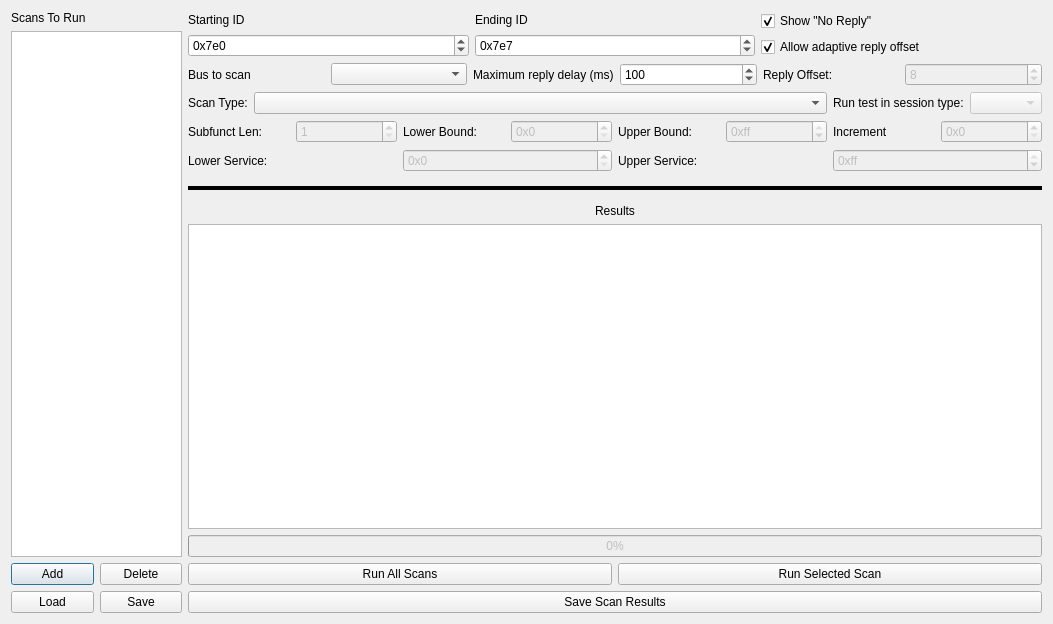
<?xml version="1.0" encoding="UTF-8"?>
<ui version="4.0">
 <class>UDSScanWindow</class>
 <widget class="QDialog" name="UDSScanWindow">
  <property name="geometry">
   <rect>
    <x>0</x>
    <y>0</y>
    <width>1053</width>
    <height>624</height>
   </rect>
  </property>
  <property name="windowTitle">
   <string>UDS Scanner</string>
  </property>
  <layout class="QHBoxLayout" name="horizontalLayout_9" stretch="1,5">
   <item>
    <layout class="QVBoxLayout" name="verticalLayout">
     <item>
      <widget class="QLabel" name="label_13">
       <property name="text">
        <string>Scans To Run</string>
       </property>
      </widget>
     </item>
     <item>
      <widget class="QListWidget" name="listScansToRun"/>
     </item>
     <item>
      <layout class="QHBoxLayout" name="horizontalLayout_11">
       <item>
        <widget class="QPushButton" name="btnAdd">
         <property name="text">
          <string>Add</string>
         </property>
        </widget>
       </item>
       <item>
        <widget class="QPushButton" name="btnDelete">
         <property name="text">
          <string>Delete</string>
         </property>
        </widget>
       </item>
      </layout>
     </item>
     <item>
      <layout class="QHBoxLayout" name="horizontalLayout_7">
       <item>
        <widget class="QPushButton" name="btnLoad">
         <property name="text">
          <string>Load</string>
         </property>
        </widget>
       </item>
       <item>
        <widget class="QPushButton" name="btnSave">
         <property name="text">
          <string>Save</string>
         </property>
        </widget>
       </item>
      </layout>
     </item>
    </layout>
   </item>
   <item>
    <layout class="QVBoxLayout" name="verticalLayout_4">
     <item>
      <layout class="QHBoxLayout" name="horizontalLayout">
       <item>
        <layout class="QVBoxLayout" name="verticalLayout_3">
         <item>
          <widget class="QLabel" name="label_4">
           <property name="text">
            <string>Starting ID</string>
           </property>
          </widget>
         </item>
         <item>
          <widget class="QSpinBox" name="spinStartID">
           <property name="prefix">
            <string>0x</string>
           </property>
           <property name="maximum">
            <number>536870911</number>
           </property>
           <property name="value">
            <number>2016</number>
           </property>
           <property name="displayIntegerBase">
            <number>16</number>
           </property>
          </widget>
         </item>
        </layout>
       </item>
       <item>
        <layout class="QVBoxLayout" name="verticalLayout_2">
         <item>
          <widget class="QLabel" name="label_3">
           <property name="text">
            <string>Ending ID</string>
           </property>
          </widget>
         </item>
         <item>
          <widget class="QSpinBox" name="spinEndID">
           <property name="prefix">
            <string>0x</string>
           </property>
           <property name="maximum">
            <number>536870911</number>
           </property>
           <property name="value">
            <number>2023</number>
           </property>
           <property name="displayIntegerBase">
            <number>16</number>
           </property>
          </widget>
         </item>
        </layout>
       </item>
       <item>
        <layout class="QVBoxLayout" name="verticalLayout_5">
         <item>
          <widget class="QCheckBox" name="ckShowNoReply">
           <property name="text">
            <string>Show &quot;No Reply&quot;</string>
           </property>
           <property name="checked">
            <bool>true</bool>
           </property>
          </widget>
         </item>
         <item>
          <widget class="QCheckBox" name="cbAllowAdaptiveOffset">
           <property name="text">
            <string>Allow adaptive reply offset</string>
           </property>
           <property name="checked">
            <bool>true</bool>
           </property>
          </widget>
         </item>
        </layout>
       </item>
      </layout>
     </item>
     <item>
      <layout class="QHBoxLayout" name="horizontalLayout_3">
       <item>
        <widget class="QLabel" name="label">
         <property name="text">
          <string>Bus to scan</string>
         </property>
        </widget>
       </item>
       <item>
        <widget class="QComboBox" name="cbBuses"/>
       </item>
       <item>
        <widget class="QLabel" name="label_7">
         <property name="text">
          <string>Maximum reply delay (ms)</string>
         </property>
        </widget>
       </item>
       <item>
        <widget class="QSpinBox" name="spinDelay">
         <property name="minimum">
          <number>50</number>
         </property>
         <property name="maximum">
          <number>10000</number>
         </property>
         <property name="singleStep">
          <number>10</number>
         </property>
         <property name="value">
          <number>100</number>
         </property>
        </widget>
       </item>
       <item>
        <widget class="QLabel" name="label_5">
         <property name="text">
          <string>Reply Offset:</string>
         </property>
        </widget>
       </item>
       <item>
        <widget class="QSpinBox" name="spinReplyOffset">
         <property name="enabled">
          <bool>false</bool>
         </property>
         <property name="minimum">
          <number>-128</number>
         </property>
         <property name="maximum">
          <number>128</number>
         </property>
         <property name="value">
          <number>8</number>
         </property>
        </widget>
       </item>
      </layout>
     </item>
     <item>
      <layout class="QHBoxLayout" name="horizontalLayout_4">
       <item>
        <widget class="QLabel" name="label_6">
         <property name="sizePolicy">
          <sizepolicy hsizetype="Minimum" vsizetype="Preferred">
           <horstretch>0</horstretch>
           <verstretch>0</verstretch>
          </sizepolicy>
         </property>
         <property name="text">
          <string>Scan Type:</string>
         </property>
        </widget>
       </item>
       <item>
        <widget class="QComboBox" name="cbScanType">
         <property name="sizePolicy">
          <sizepolicy hsizetype="Expanding" vsizetype="Fixed">
           <horstretch>0</horstretch>
           <verstretch>0</verstretch>
          </sizepolicy>
         </property>
        </widget>
       </item>
       <item>
        <widget class="QLabel" name="label_14">
         <property name="text">
          <string>Run test in session type:</string>
         </property>
        </widget>
       </item>
       <item>
        <widget class="QComboBox" name="cbSessType">
         <property name="enabled">
          <bool>false</bool>
         </property>
        </widget>
       </item>
      </layout>
     </item>
     <item>
      <layout class="QHBoxLayout" name="horizontalLayout_2"/>
     </item>
     <item>
      <layout class="QHBoxLayout" name="horizontalLayout_5">
       <item>
        <widget class="QLabel" name="label_8">
         <property name="text">
          <string>Subfunct Len:</string>
         </property>
        </widget>
       </item>
       <item>
        <widget class="QSpinBox" name="spinNumBytes">
         <property name="enabled">
          <bool>false</bool>
         </property>
         <property name="minimum">
          <number>1</number>
         </property>
         <property name="maximum">
          <number>4</number>
         </property>
         <property name="value">
          <number>1</number>
         </property>
        </widget>
       </item>
       <item>
        <widget class="QLabel" name="label_9">
         <property name="text">
          <string>Lower Bound:</string>
         </property>
        </widget>
       </item>
       <item>
        <widget class="QSpinBox" name="spinLowerSubfunc">
         <property name="enabled">
          <bool>false</bool>
         </property>
         <property name="prefix">
          <string>0x</string>
         </property>
         <property name="maximum">
          <number>255</number>
         </property>
         <property name="displayIntegerBase">
          <number>16</number>
         </property>
        </widget>
       </item>
       <item>
        <widget class="QLabel" name="label_10">
         <property name="text">
          <string>Upper Bound:</string>
         </property>
        </widget>
       </item>
       <item>
        <widget class="QSpinBox" name="spinUpperSubfunc">
         <property name="enabled">
          <bool>false</bool>
         </property>
         <property name="prefix">
          <string>0x</string>
         </property>
         <property name="maximum">
          <number>255</number>
         </property>
         <property name="value">
          <number>255</number>
         </property>
         <property name="displayIntegerBase">
          <number>16</number>
         </property>
        </widget>
       </item>
       <item>
        <widget class="QLabel" name="label_15">
         <property name="text">
          <string>Increment</string>
         </property>
        </widget>
       </item>
       <item>
        <widget class="QSpinBox" name="spinIncrement">
         <property name="enabled">
          <bool>false</bool>
         </property>
         <property name="prefix">
          <string>0x</string>
         </property>
         <property name="maximum">
          <number>1024</number>
         </property>
         <property name="singleStep">
          <number>1</number>
         </property>
         <property name="displayIntegerBase">
          <number>16</number>
         </property>
        </widget>
       </item>
      </layout>
     </item>
     <item>
      <layout class="QHBoxLayout" name="horizontalLayout_6">
       <item>
        <widget class="QLabel" name="label_11">
         <property name="text">
          <string>Lower Service:</string>
         </property>
        </widget>
       </item>
       <item>
        <widget class="QSpinBox" name="spinLowerService">
         <property name="enabled">
          <bool>false</bool>
         </property>
         <property name="prefix">
          <string>0x</string>
         </property>
         <property name="maximum">
          <number>255</number>
         </property>
         <property name="displayIntegerBase">
          <number>16</number>
         </property>
        </widget>
       </item>
       <item>
        <widget class="QLabel" name="label_12">
         <property name="text">
          <string>Upper Service:</string>
         </property>
        </widget>
       </item>
       <item>
        <widget class="QSpinBox" name="spinUpperService">
         <property name="enabled">
          <bool>false</bool>
         </property>
         <property name="prefix">
          <string>0x</string>
         </property>
         <property name="maximum">
          <number>255</number>
         </property>
         <property name="value">
          <number>255</number>
         </property>
         <property name="displayIntegerBase">
          <number>16</number>
         </property>
        </widget>
       </item>
      </layout>
     </item>
     <item>
      <widget class="Line" name="line">
       <property name="minimumSize">
        <size>
         <width>0</width>
         <height>20</height>
        </size>
       </property>
       <property name="frameShadow">
        <enum>QFrame::Plain</enum>
       </property>
       <property name="lineWidth">
        <number>4</number>
       </property>
       <property name="orientation">
        <enum>Qt::Horizontal</enum>
       </property>
      </widget>
     </item>
     <item>
      <widget class="QLabel" name="label_2">
       <property name="text">
        <string>Results</string>
       </property>
       <property name="alignment">
        <set>Qt::AlignCenter</set>
       </property>
      </widget>
     </item>
     <item>
      <widget class="QTreeWidget" name="treeResults">
       <attribute name="headerVisible">
        <bool>false</bool>
       </attribute>
       <column>
        <property name="text">
         <string notr="true">1</string>
        </property>
       </column>
      </widget>
     </item>
     <item>
      <widget class="QProgressBar" name="progressBar">
       <property name="enabled">
        <bool>false</bool>
       </property>
       <property name="value">
        <number>0</number>
       </property>
       <property name="textVisible">
        <bool>true</bool>
       </property>
       <property name="invertedAppearance">
        <bool>false</bool>
       </property>
      </widget>
     </item>
     <item>
      <layout class="QHBoxLayout" name="horizontalLayout_8">
       <item>
        <widget class="QPushButton" name="btnScanAll">
         <property name="text">
          <string>Run All Scans</string>
         </property>
        </widget>
       </item>
       <item>
        <widget class="QPushButton" name="btnScanSelected">
         <property name="text">
          <string>Run Selected Scan</string>
         </property>
        </widget>
       </item>
      </layout>
     </item>
     <item>
      <widget class="QPushButton" name="btnSaveResults">
       <property name="text">
        <string>Save Scan Results</string>
       </property>
      </widget>
     </item>
    </layout>
   </item>
  </layout>
 </widget>
 <tabstops>
  <tabstop>spinStartID</tabstop>
  <tabstop>spinEndID</tabstop>
  <tabstop>cbBuses</tabstop>
  <tabstop>spinDelay</tabstop>
  <tabstop>spinLowerService</tabstop>
  <tabstop>spinUpperService</tabstop>
  <tabstop>spinNumBytes</tabstop>
  <tabstop>spinLowerSubfunc</tabstop>
  <tabstop>spinUpperSubfunc</tabstop>
 </tabstops>
 <resources/>
 <connections/>
</ui>
